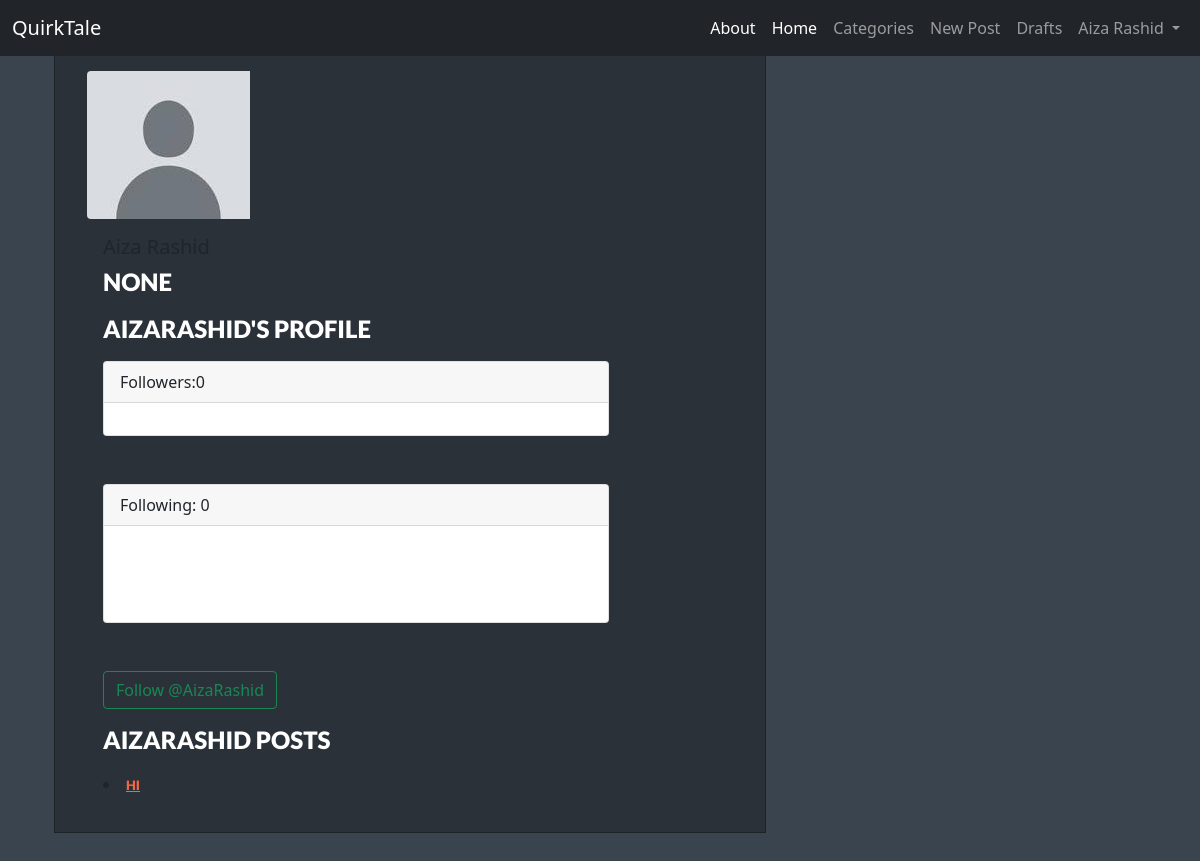
Before: /1/profile/ (signed in) with the older database file.
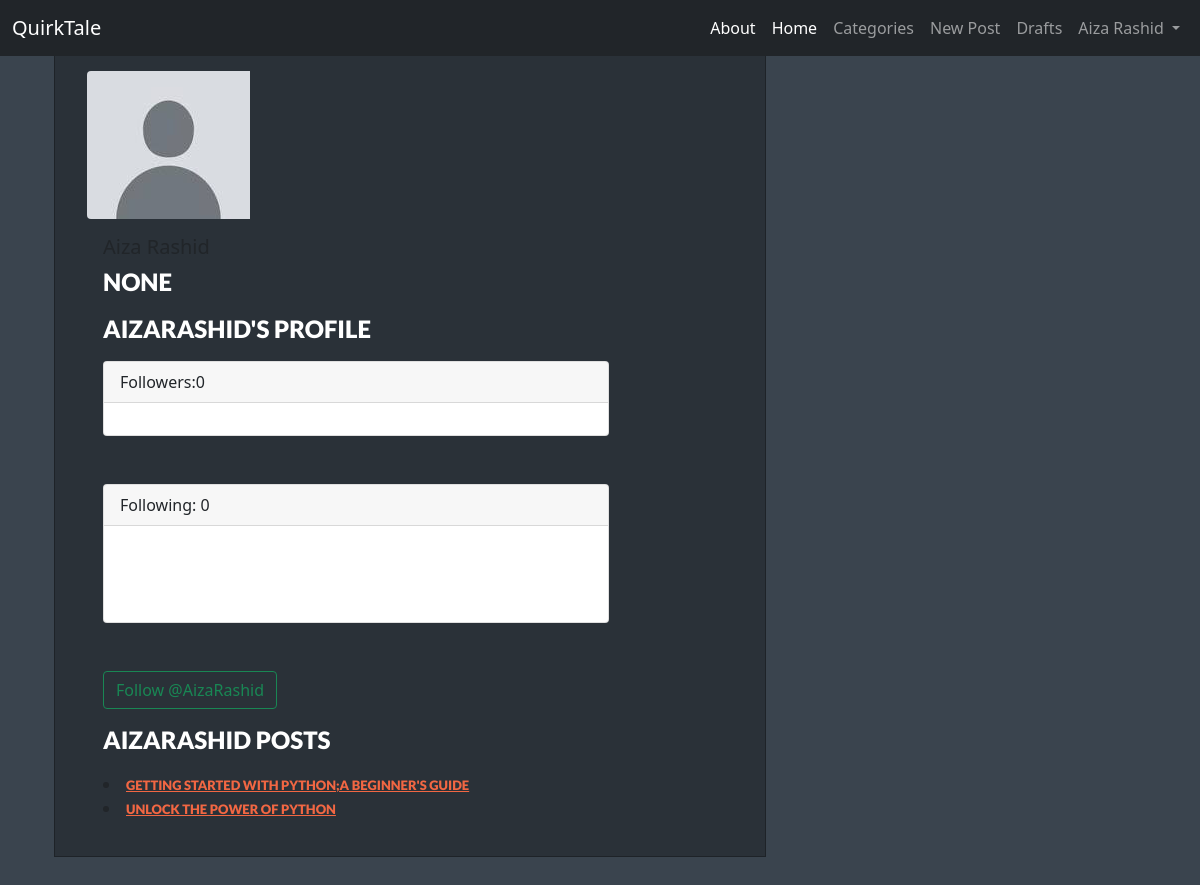
After: the same page with the newer database file.
### blog/models.py (models this page shows, shortened)
class Post(models.Model):
    author = models.ForeignKey(User,on_delete=models.CASCADE)
    title = models.CharField(max_length=200)
    title_tag = models.CharField(max_length=255,default='title tag')
    header_image = models.ImageField(null=True,blank=True,upload_to="header_images/")
    alt_text = models.CharField(max_length=255,blank=True,null=True)
    text = RichTextField(blank=True,null=True)
    created_date = models.DateTimeField(default=timezone.now)
    published_date = models.DateTimeField(blank=True, null=True)
    category = models.CharField(max_length=200,default='coding')
    snippet = models.CharField(max_length=100,default="Click on the link below to read full article...",null=True,blank=True)
    likes = models.ManyToManyField(User,related_name='blog_posts')

### members/views.py (the view, shortened to what this page needs)
# urls.py: path('<int:pk>/profile/',views.profile,name='profile'),
def profile(request, pk):
    if request.user.is_authenticated:
        profile = Profile.objects.get(user_id=pk)
        posts = Post.objects.filter(author=profile.user)
        return render(request,'authenticate/profile.html',{"profile":profile,"posts":posts})
    else:
        messages.success(request,("You must be Logged In to see this page!"))
        return redirect('post_list')

### members/templates/authenticate/profile.html (shortened to what this page needs)
{% extends 'blog/base.html' %}
{% load static %}
{% block content %}
<div class="container">
  <div class="row">
    <div class="col-md-4">
      <div class="inner">
        {% if user.profile.profile_pic %}
        <img src="{{ user.profile.profile_pic.url }}" class="img-fluid rounded-start">
         {% else %}
        <img src="{% static 'images/default_profile_pic.jpg' %}" class="img-fluid rounded-start">
        {% endif %}<div class="col-md-10">
      <div class="card-body">
        <h5 class="card-title">
        </h5>
        <h2 class="card-text">
            {{ user.profile.bio }}
        </h2>
<h2>{{profile.user.username}}'s Profile</h2>
<div class="card">
  <div class="card-header">Followers:{{profile.followers.count}}
  </div>
  <div class="card-body">
</div>
  </div><br/><br/>
  <div class="card">
  <div class="card-header">Following: {{profile.following.count}}</div>
  <div class="card-body">
        <br/><br/>
        </div>
</div><br/><br/>
{% if request.user.is_authenticated %}
<form method=POST>
        {% if profile in user.profile.followers.all %}
        <button class="btn btn-outline-danger" name="follow" value="unfollow" type="submit">Unfollow @{{profile.user.username }}</button>
        {% else %}
        <button class="btn btn-outline-success" name="follow" value="follow" type="submit">Follow @{{profile.user.username }}</button>
        {% endif %}
      </form>
      {% else %}
        <p>Login To Follow!</p>
        {% endif %}
        <h2>{{profile.user.username}} Posts</h2>
        {% for post in posts %}
          <li><a class="category" href="{%url 'post_detail' post.pk %}">{{post.title}}</a></li>
        {% endfor %}
      </div>
   </div>
</div>
</div>
{% endblock %}

Changed rows visible on the page:
changed Post: title "HI" → "GETTING STARTED WITH PYTHON;A BEGINNER'S GUIDE"
added Post: title "UNLOCK THE POWER OF PYTHON"
